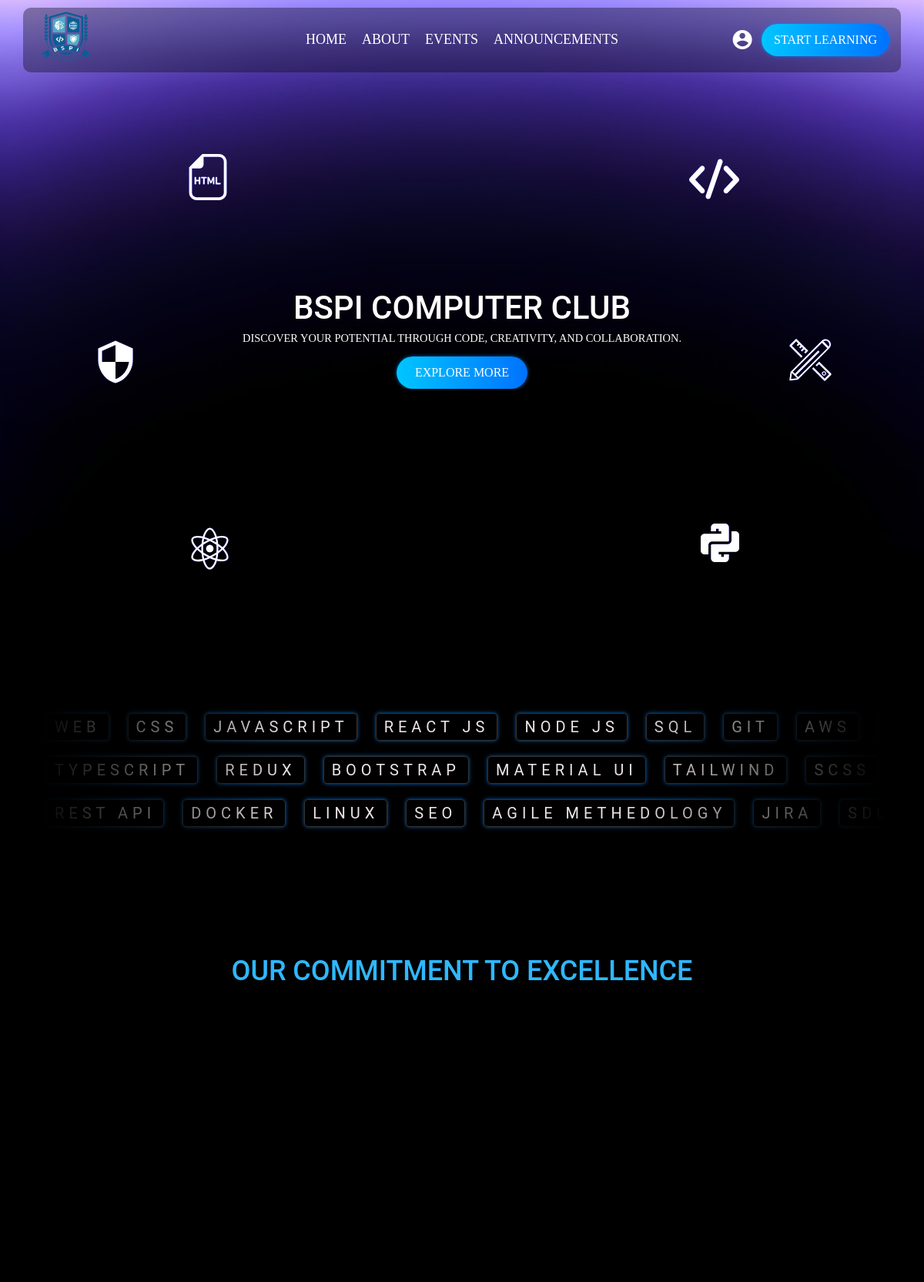
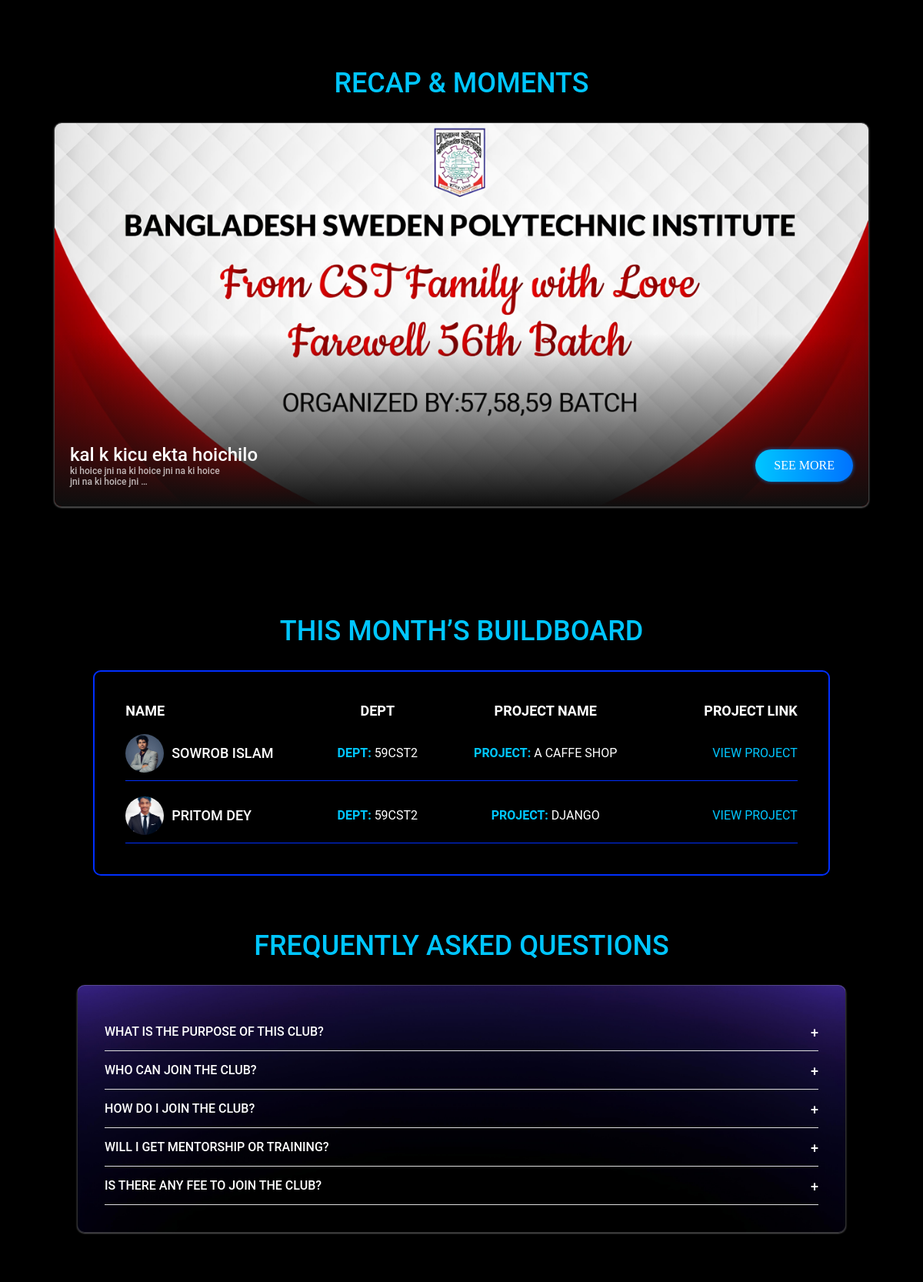
The page / (upper part) on the database its author committed (2 pictures, top to bottom).
### core/models.py (models this page shows, shortened)
class Event(models.Model):
    title = models.CharField(max_length=200)                  # Event er title
    description = models.TextField()                           # Event er details ba description
    main_image = models.ImageField(upload_to='events/', blank=True, null=True)  # Main banner image (optional)
    created_at = models.DateTimeField(default=timezone.now)   # Created date/time

class LeaderboardMember(models.Model):
    name = models.CharField(max_length=100)
    department = models.CharField(max_length=100)
    image = models.ImageField(upload_to='leaderboard_images/')
    project_name = models.CharField(max_length=100)
    project_link = models.URLField()

### core/views.py (the view, shortened to what this page needs)
# urls.py: path('', views.home, name='home'),
def home(request):
    members = LeaderboardMember.objects.all()[:5]
    latest_event = Event.objects.order_by('-created_at').first()
    form = ContactForm()
    return render(request, 'home.html', {
        'form': form,
        'members': members,
        'latest_event': latest_event,
    })

### core/templates/home.html (shortened to what this page needs)
{% extends 'base.html' %}
{% load static %}
{% block content %}
<div class="hero_warper">
  <section class="hero">
     <div class="html">
<!DOCTYPE svg PUBLIC "-//W3C//DTD SVG 1.1//EN" "http://www.w3.org/Graphics/SVG/1.1/DTD/svg11.dtd">
     </div>
    <div class="code">
    </div>
    <div class="design">
<!DOCTYPE svg PUBLIC "-//W3C//DTD SVG 1.1//EN" "http://www.w3.org/Graphics/SVG/1.1/DTD/svg11.dtd">
    </div>
    <div class="security">
      <svg xmlns="http://www.w3.org/2000/svg" fill="#fff" width="60px" height="60px" viewBox="0 0 24 24"><path d="M12 1L3 5v6c0 5.55 3.84 10.74 9 12 5.16-1.26 9-6.45 9-12V5l-9-4zm0 10.99h7c-.53 4.12-3.28 7.79-7 8.94V12H5V6.3l7-3.11v8.8z"/></svg>
    </div>
    <div class="python">
    </div>
    <div class="react">
    </div>
    <div class="text_content" style="overflow: hidden;">
        <h1>BSPI COMPUTER CLUB</h1>
        <p>Discover your potential through code, creativity, and collaboration.</p>
        <a href="">
            <button>
                EXPLORe MORE
            </button>
        </a>
    </div>
</section>
</div>
<div class="skills_part">
    <div class="scroll" style="--t:20s">
<div>
  <span>Web</span>
  <span>CSS</span>
  <span>Javascript</span>
  <span>React JS</span>
  <span>Node JS</span>
  <span>SQL</span>
  <span>Git</span>
  <span>AWS</span>
  <span>AZURE</span>
</div>
</div>
<div class="scroll" style="--t:15s">
<div>
  <span>Typescript</span>
  <span>Redux</span>
  <span>Bootstrap</span>
  <span>Material UI</span>
  <span>Tailwind</span>
  <span>SCSS</span>
</div>
</div>
<div class="scroll" style="--t:15s">
<div>
  <span>Rest API</span>
  <span>Docker</span>
  <span>Linux</span>
  <span>SEO</span>
  <span>Agile Methedology</span>
  <span>Jira</span>
  <span>SDLC</span>
</div>
</div>
  </div>
<div class="vision_section_warper">
    <div class="vision_part_top">
        <h2 style="color: #2eb8ff;">Our Commitment to Excellence</h2>
    </div>
    <div class="vision_part_middle">
    </div>
</div>
{% if latest_event %}
<div class="events_warper">
  <h2 style="color: #00c6ff;">Recap & Moments</h2>
  <div class="events_box">
    <img src="{{ latest_event.main_image.url }}" alt="{{ latest_event.title }}">
    <div class="action">
      <div class="action_text">
        <h3>{{ latest_event.title }}</h3>
        <p>{{ latest_event.description|truncatewords:15 }}</p>
      </div>
      <a class="a" href="{% url 'event_list'%}">
        <button class="join_now see_more">SEE MORE</button>
      </a>
    </div>
    <div class="events_overlay"></div>
  </div>
</div>
{% endif %}
<div class="projects_wrapper" style="margin-top: 70px;">
  <h2 style="margin-bottom: 30px; color: #00c6ff;">This Month’s Buildboard</h2>
  <div class="leader_board">
    <div class="heder_for_leaderboard">
      <div style="width: 25%; display: flex; align-items: center;
      justify-content: flex-start;"><p>NAME</p></div>
      <div style="width: 25%; display: flex; align-items: center;
      justify-content: center;"><p>DEPT</p></div>
      <div style="width: 25%; display: flex; align-items: center;
      justify-content: center;"><p>PROJECT NAME</p></div>
      <div style="width: 25%; display: flex; align-items: center;
      justify-content: end;"><p>PROJECT LINK</p></div>
    </div>
    {% for member in members %}
    <div class="top_5_member_card">
      <div class="name_img" style=" gap: 10px; display: flex; align-items: center;
      justify-content: flex-start; width: 25%;">
        <img src="{{ member.image.url }}" alt="{{ member.name }}" />
      <h3 style="text-transform: uppercase; font-weight: 500;
      font-size: 18px;">{{ member.name }}</h3>
      </div>
      <div style="width: 25%; display: flex; align-items: center;
      justify-content: center;">
        <p style="font-size: 16px;"><strong style="color: #00c6ff;">Dept:</strong> {{ member.department }}</p>
      </div>
      <div style="width: 25%; display: flex; align-items: center;
      justify-content: center;">
        <p  style="font-size: 16px;"><strong style="color: #00c6ff;">Project:</strong> {{ member.project_name }}</p>
      </div>
      <div style="width: 25%; display: flex; align-items: center;
      justify-content: end;" class="projects_links">
        <a style="text-decoration: none; color: #00c6ff;" href="{{ member.project_link }}" target="_blank">View Project</a>
      </div>
  </div>
  {% endfor %}
  </div>
</div>
<div class="faq_warper">
  <h2 style="color: #00c6ff;">Frequently Asked Questions</h2>
  <div class="faq-section">
  <div class="faq-item" data-id="q1">
    <div class="faq-question">What is the purpose of this club?</div>
  </div>
  <div class="faq-item" data-id="q2">
    <div class="faq-question">Who can join the club?</div>
  </div>
  <div class="faq-item" data-id="q3">
    <div class="faq-question"> How do I join the club?</div>
  </div>
  <div class="faq-item" data-id="q3">
    <div class="faq-question">Will I get mentorship or training?</div>
  </div>
  <div class="faq-item" data-id="q3">
    <div class="faq-question"> Is there any fee to join the club?</div>
  </div>
</div>
</div>
{% endblock %}

### rows shown on the page
Event: main_image (picture), title "kal k kicu ekta hoichilo", description "ki hoice jni na ki hoice jni na ki hoice jni na ki hoice jni …"
LeaderboardMember: image (picture), name "SOWROB ISLAM", department "59CST2", project_name "A CAFFE SHOP"
LeaderboardMember: image (picture), name "PRITOM DEY", department "59CST2", project_name "DJANGO"
